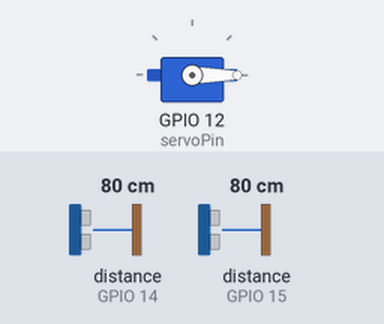
Bench run of a sketch on a simulated ESP8266 (NodeMCU). Parts: servo. Wiring (inferred from the names in the program): 2 × ultrasonic range finder: trigger GPIO 0, echo GPIO 15 / trigger GPIO 13, echo GPIO 14. The inputs (shaded band) are chosen by the test bench; at power-on: distance to the obstacle (sensors on GPIO 15, GPIO 14) 80 cm. The echo pulse lasts 58.3 µs per cm; WiFi joins after 1.5 s; servers stay silent unless stated; what the sketch prints to the serial monitor is not drawn.

Above: at 1.3 s.
1.4 s: distance to the obstacle (sensor on GPIO 15) set to 52 cm
4.4 s: distance to the obstacle (sensor on GPIO 15) set to 47 cm
At 7.3 s:
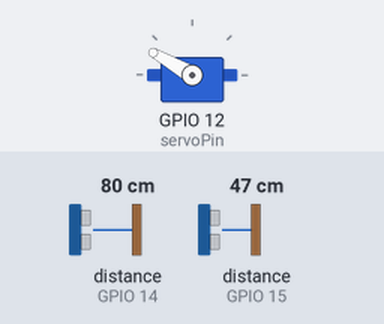
7.4 s: distance to the obstacle (sensor on GPIO 15) set to 60 cm
At 8.5 s:
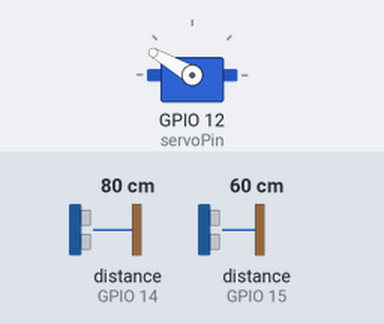
13.4 s: distance to the obstacle (sensor on GPIO 15) set to 2 cm
At 14.4 s:
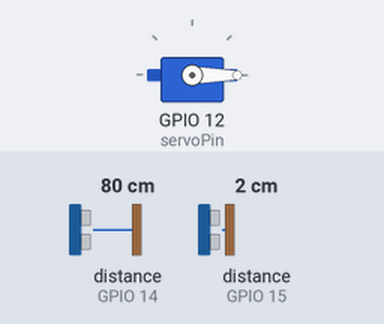
Timing chart, 0 to 17.4 s (numbered marks = the images above; inputs shaded):
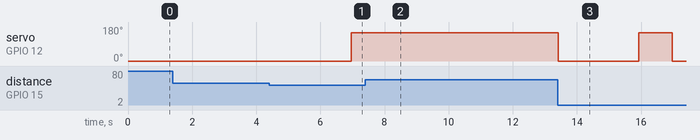

Measured:
- the behaviour switches between 50 and 49 cm on distance to the obstacle (sensor on GPIO 15) (found by bisection; images 0 and 1)
- after the input at 1.4 s, every drawn part: stays the same
- after the input at 4.4 s, servo on GPIO 12 (servoPin): 0° → 150° after 2.6 s
- after the input at 7.4 s, servo on GPIO 12 (servoPin): stays 150° (without the input it goes to 0° after 0.62 s)
- after the input at 13.4 s, servo on GPIO 12 (servoPin): 150° → 0° at once, → 150° 2.5 s later, → 0° 1.0 s later

The sketch:

sketch_dec06a.ino
```cpp
#include <Servo.h>   //servo library
#include <ESP8266HTTPClient.h>
#include <WiFiClientSecureBearSSL.h> // String message = "R%C3%A1c%20%C4%91%C3%A3%20%C4%91%E1%BA%A7y."
#include <ESP8266WiFiMulti.h>
#include <ESP8266WiFi.h>

Servo servo;
ESP8266WiFiMulti WiFiMulti;
int trigPin1 = 0;
int trigPin2 = 13;
int echoPin1 = 15;
int echoPin2 = 14;
int servoPin = 12;
long duration1,duration2,dist1,dist2;
long aver1[3],aver2[3];   //array for average
const char* ssid ="iPhone";
const char* password ="03019344";
String key = "6itajv1pc";
String message = "R%C3%A1c%20%C4%91%C3%A3%20%C4%91%E1%BA%A7y.";


void setup() {
    Serial.begin(9600);
    WiFi.begin(ssid, password);
    servo.attach(servoPin);
    pinMode(trigPin1, OUTPUT);
    pinMode(trigPin2,OUTPUT);
    pinMode(echoPin1, INPUT);
    pinMode(echoPin2,INPUT);
    servo.write(0);         //close cap on power on
    delay(100);
    servo.detach();
    Serial.print("Connecting to ");
    Serial.println(ssid);
    WiFi.begin(ssid, password);
}
void measure1() {
   digitalWrite(trigPin1, LOW);
   delayMicroseconds(5);
   digitalWrite(trigPin1, HIGH);
   delayMicroseconds(15);
   digitalWrite(trigPin1, LOW);
   duration1 = pulseIn(echoPin1, HIGH);
   dist1 = (duration1/2) / 29.1;    //obtain distance
}
void measure2(){
   digitalWrite(trigPin2, LOW);
   delayMicroseconds(5);
   digitalWrite(trigPin2, HIGH);
   delayMicroseconds(15);
   digitalWrite(trigPin2, LOW);
   duration2 = pulseIn(echoPin2, HIGH);
   dist2 = (duration2/2) / 29.1;    //obtain distance
}
void loop() {
  for (int i=0;i<=2;i++) {   //average distance
   measure1();
   measure2();
   aver1[i]=dist1;
   aver2[i]=dist2;
   delay(10);              //delay between measurements
}
dist2=(aver2[0]+aver2[1]+aver2[2])/3;
dist1=(aver1[0]+aver1[1]+aver1[2])/3;
if ( dist1<50 ) {
//Change distance as per your need
 servo.attach(servoPin);
 delay(1);
 servo.write(0);
 delay(2500);
 servo.write(150);
 delay(1000);
 servo.detach();
}
Serial.print(dist1);
Serial.print ("cm");
if (dist2 <20) {
  if ((WiFi.status() == WL_CONNECTED))
    {

      std::unique_ptr<BearSSL::WiFiClientSecure> client(new BearSSL::WiFiClientSecure);

      //    client->setFingerprint(fingerprint);
      client->setInsecure();

      HTTPClient https;

      Serial.print("[HTTPS] begin...\n");
      if (https.begin(*client, "https://taymay.herokuapp.com/send/?key="+key+"&message="+message))
      { // HTTPS

        Serial.print("[HTTPS] GET...\n");
        // start connection and send HTTP header
        int httpCode = https.GET();

        // httpCode will be negative on error
        if (httpCode > 0)
        {
          // HTTP header has been send and Server response header has been handled
          Serial.printf("[HTTPS] GET... code: %d\n", httpCode);

          // file found at server
          if (httpCode == HTTP_CODE_OK || httpCode == HTTP_CODE_MOVED_PERMANENTLY)
          {
            String payload = https.getString();
            Serial.println(payload);
          }
        }
        else
        {
          Serial.printf("[HTTPS] GET... failed, error: %s\n", https.errorToString(httpCode).c_str());
        }

        https.end();
      }
      else
      {
        Serial.printf("[HTTPS] Unable to connect\n");
      }
    }
  }
Serial.print(dist2);
Serial.print("cm");
}
```
